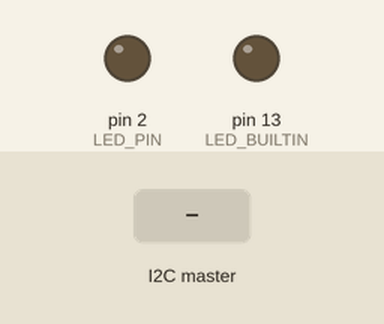
The sketch below on a simulated Arduino Uno, built with avr-gcc and run on an emulated ATmega328P. Shown: output pins drawn as LEDs (lit = HIGH). The test bench sets the inputs (shaded band).

Above: at 1.2 s.
1.3 s: the I2C master sends the byte 1
At 2.2 s:
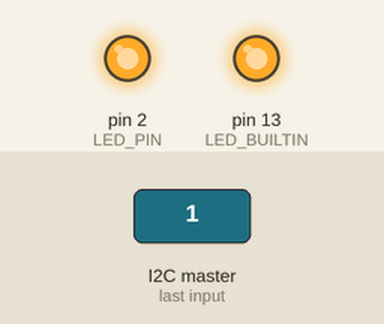
2.8 s: the I2C master sends the byte 0
At 3.3 s:
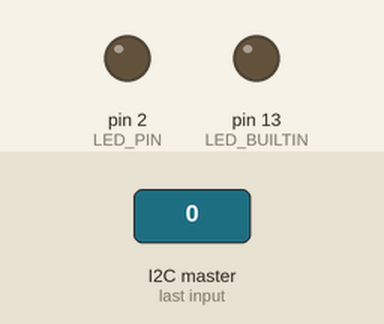
Timing chart, 0 to 5.8 s (numbered marks = the images above; inputs shaded):
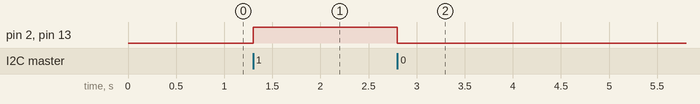

The sketch:

LB_IOT_P1_2_5_slave.ino
```cpp
// ------------------------------------------------------------
//  Author: Miguel A.Lorenzo
//  Date: 17/09/2026
//  Subject: IoT Communications Laboratory
//  Master: MSc in Electronic Engineering
//  University: University of Zaragoza EINA/UNIZAR
// ------------------------------------------------------------

#include <Arduino.h>
#include <Wire.h>

#define I2C_SLAVE_ADDR 8
#define LED_PIN 2
void receiveEvent(int bytes);

void setup() {
  pinMode(LED_BUILTIN, OUTPUT);
  digitalWrite(LED_BUILTIN, LOW);
  pinMode(LED_PIN, OUTPUT);
  digitalWrite(LED_PIN, LOW);
  Wire.begin(I2C_SLAVE_ADDR); // Escucha en la dirección 8
  Wire.onReceive(receiveEvent);
}

void loop() {
  // Bucle libre, la recepción va por interrupción
}

void receiveEvent(int bytes) {
  while (Wire.available() > 0) {
    int cmd = Wire.read(); // Lee el byte enviado (1 o 0)

    if (cmd == 1) {
      digitalWrite(LED_BUILTIN, HIGH);
      digitalWrite(LED_PIN, HIGH);
    } else if (cmd == 0) {
      digitalWrite(LED_BUILTIN, LOW);
      digitalWrite(LED_PIN, LOW);

    }
  }
}
```

Measured:
- after the input at 1.3 s, pin 2 (LED_PIN), pin 13 (LED_BUILTIN): LOW → HIGH at once
- after the input at 2.8 s, pin 2 (LED_PIN), pin 13 (LED_BUILTIN): HIGH → LOW at once
